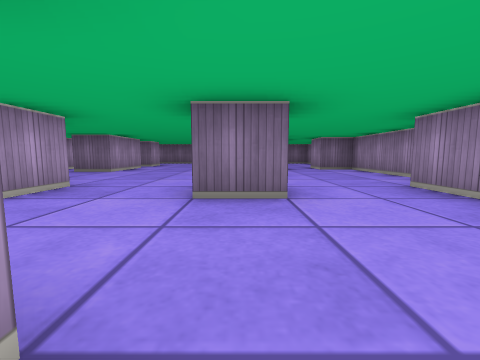
[1] (above)

22 first-person views from a walk through a cub3D ray-caster map. The camera is about half as high as the walls, tilts 6° down and sees 90° across. The floor is counted in squares. Each view is taken from the middle of a square. On the plan, view 1 faces up. The plan holds only what a view shows up to about 9 squares ahead; the rest is blank.

[2]
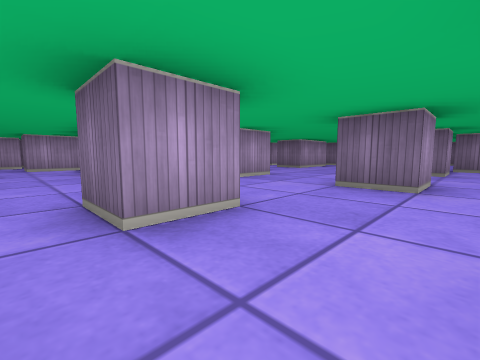

[3]
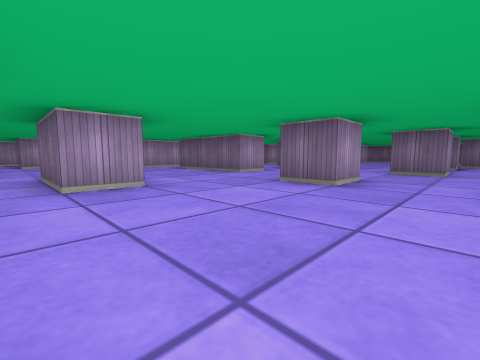

[4]
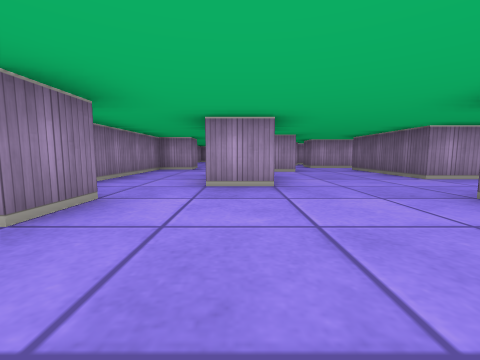

[5]
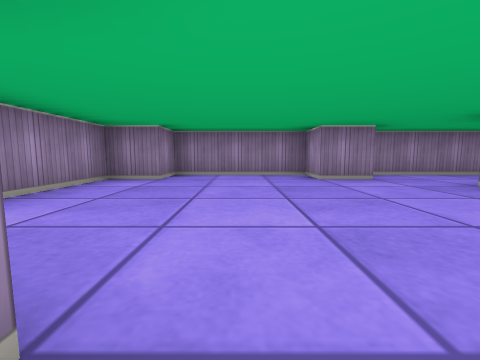

[6]
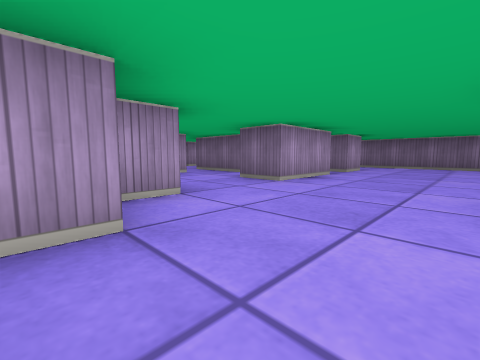

[7]
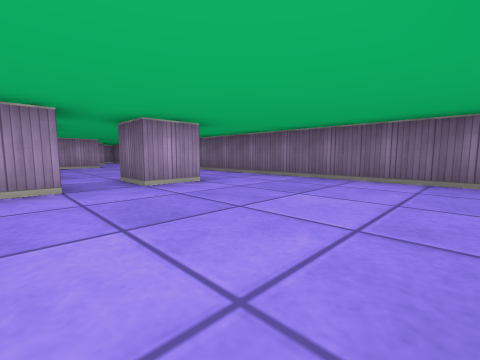

[8]
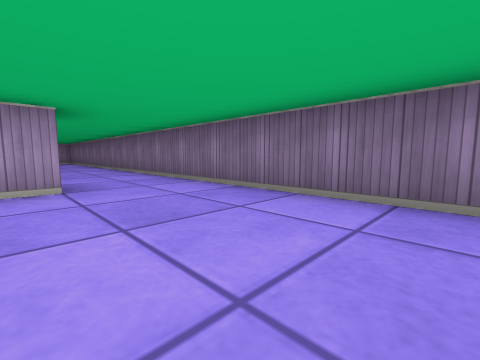

[9]
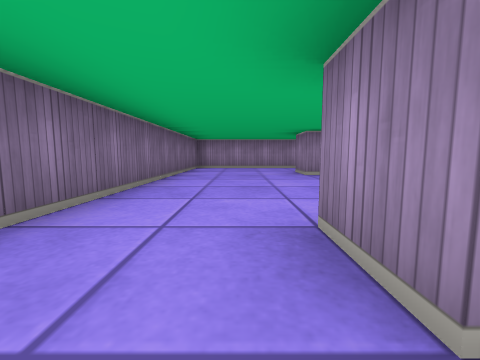

[10]
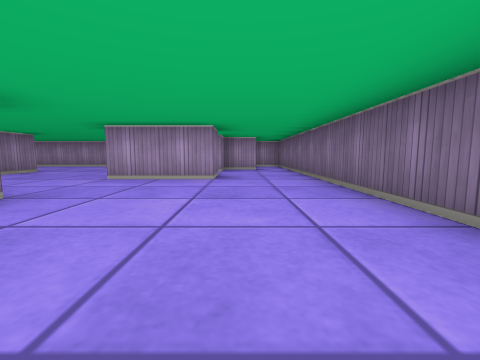

[11]
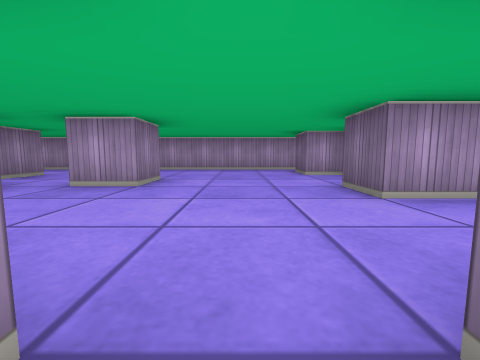

[12]
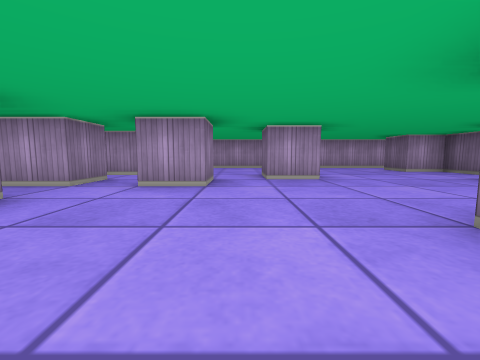

[13]
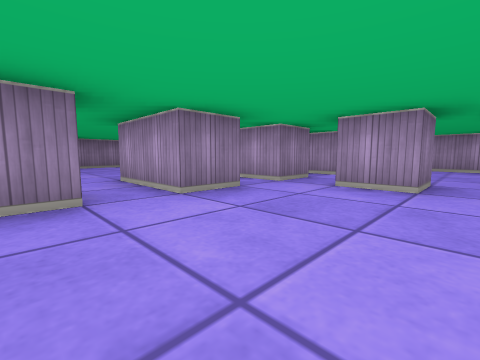

[14]
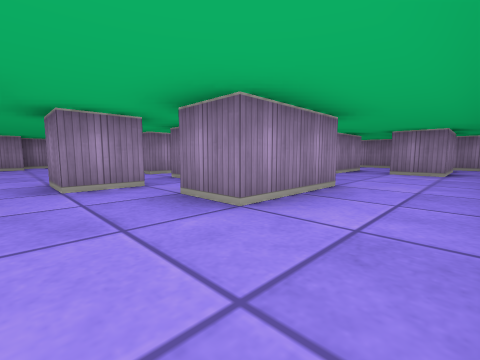

[15]
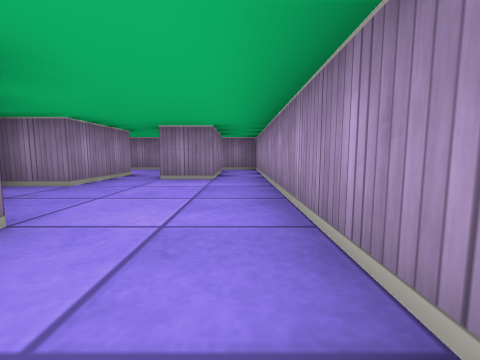

[16]
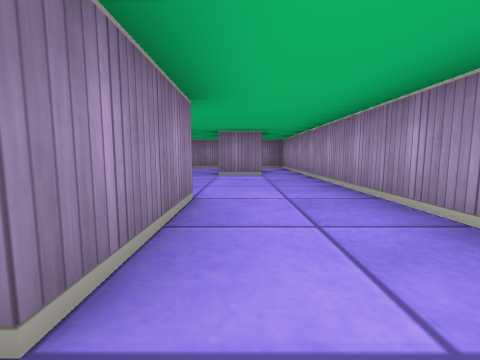

[17]
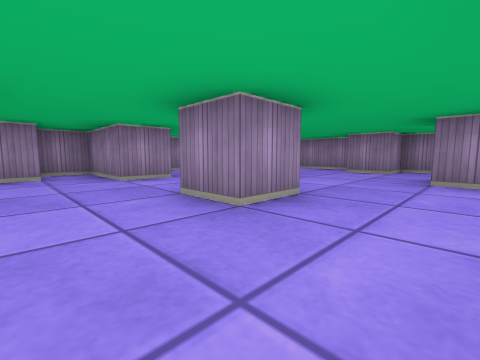

[18]
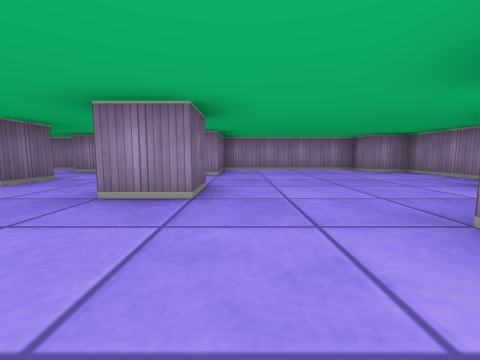

[19]
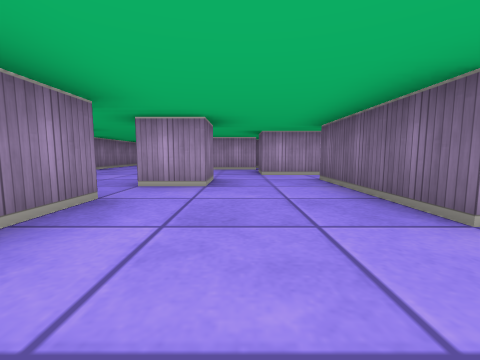

[20]
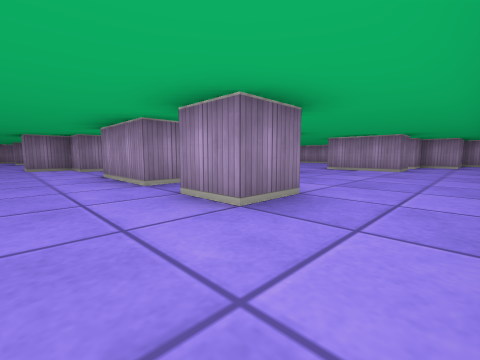

[21]
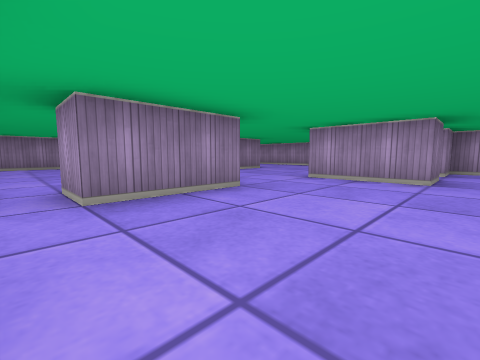

[22]
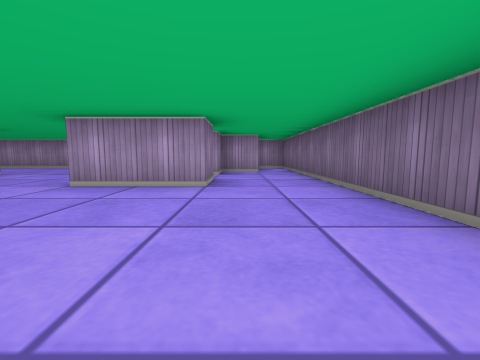

### Floor plan
Points are (right, up) in squares from view 1. A wall is a line through its corners. A room is listed if a view was taken in it or the views show most of it. See-through windows are left out.
Room 1 (views 1, 2, 3, 4, 5, 6, 7, 8, 9, 10, 17, 18, 19, 20, 21, 22)
walls: (-3.5, 1.6) (-3.5, 0.5) (-6.5, 0.5); (-3.5, 4.5) (-3.5, 3.5) (-2.5, 3.5) (-2.5, 2.5); (-1.5, 0.5) (-0.5, 0.5) (-0.5, -0.5) (-1.5, -0.5) (-1.5, 0.5); (0.5, 3.6) (0.5, 2.5) (-0.5, 2.5); (0.5, 6.5) (0.5, 5.5); (2.5, 1.4) (2.5, 3.5); (1, 7.5) (0.5, 7.5); (3.5, 4.1) (3.5, 7.5) (2.5, 7.5) (2.5, 8.5); (-4.1, 8.5) (-3.5, 8.5) (-3.5, 6.5); (-7.5, 0.5) (-7.5, -0.5) (-8.5, -0.5); (-4.5, -2.5) (-2.5, -2.5) (-2.5, -3.5) (-4.5, -3.5); (-6.5, -1.5) (-5.5, -1.5) (-5.5, -2.5); (0.5, 9.5) (1.5, 9.5); (-7.5, 8.5) (-5.5, 8.5); (-4.6, 10.5) (-3.5, 10.5) (-3.5, 9.5) (-4.5, 9.5); (3.5, 9) (3.5, 12.5) (-9.5, 12.5); (-9.5, -0.4) (-9.5, -3.5); (-7.5, -4.5) (-6.5, -4.5) (-6.5, -5.5) (-1.5, -5.5) (-1.5, -4.5) (-0.5, -4.5) (-0.5, -5.5) (2.5, -5.5) (2.5, -4.5) (3.5, -4.5) (3.5, -0.5) (1.5, -0.5) (1.5, 0.5) (3.5, 0.5) (3.5, 1.5); (-9.5, 10.5) (-9.5, 9.5); (-9.6, -5.5) (-7.9, -5.5)
ways out: opening at (-9, 0.5) to room 2; opening at (-8.5, 8.5) to room 2; opening at (-7, 1) to room 2; opening at (-5, 8) to room 2; opening at (-4, 2) to room 2; opening at (-4, 5.5) to room 2; opening at (-10, 11.5) to room 3; opening at (-10.5, -4.5) to room 4
Room 2 (views 11, 12, 13, 14, 15, 16)
walls: (-10.5, 2.4) (-10.5, 3.5) (-9.5, 3.5) (-9.5, 2.5); (-11.5, 5.5) (-10.5, 5.5) (-10.5, 4.5) (-11.5, 4.5); (-10.6, 1.5) (-9.5, 1.5) (-9.5, 0.5); (-11.5, 1.8) (-11.5, 0.9); (-8.5, 0.9) (-8.5, 1.5) (-7.5, 1.5) (-7.5, 0.5); (-6.6, 1.5) (-5, 1.5); (-12.5, 0.4) (-12.5, 2.5) (-11.5, 2.5); (-12.5, 8.5) (-13.5, 8.5); (-9.5, 9.5) (-9.5, 8.5) (-10.5, 8.5); (-4.5, 3.4) (-4.5, 4); (-11.5, 9.5) (-12.5, 9.5); (-4.1, 4.5) (-3.5, 4.5); (-5.5, 8.5) (-5.5, 7.5) (-7.5, 7.5); (-3.5, 2.8) (-3.5, 3.5); (-11.5, -2.5) (-11.5, -1.5) (-10.5, -1.5); (-14.5, 9.1) (-14.5, -2.5); (-3.5, 6.5) (-4.5, 6.5); (-13.5, -2.5) (-12.5, -2.5)
ways out: opening at (-9, 0.5) to room 1; opening at (-8.5, 8.5) to room 1; opening at (-7, 1) to room 1; opening at (-5, 8) to room 1; opening at (-4, 2) to room 1; opening at (-4, 5.5) to room 1; opening at (-11, 9.5) to room 3; opening at (-12, -3) to room 4; opening at (-14, -3.5) to room 5
Room 3 (no view inside)
walls: (-10.6, 10.5) (-9.5, 10.5); (-12.5, 9.5) (-12.5, 8.5); (-9.5, 12.5) (-14.5, 12.5) (-14.5, 11.6); (-14.1, 11.5) (-12.5, 11.5) (-12.5, 10.5) (-11.5, 10.5)
ways out: opening at (-10, 11.5) to room 1; opening at (-11, 9.5) to room 2
Room 4 (no view inside)
walls: (-11.5, -3.5) (-11.5, -2.5); (-9.5, -3.5) (-11.2, -3.5); (-12.5, -5.5) (-9.6, -5.5)
ways out: opening at (-10.5, -4.5) to room 1; opening at (-12, -3) to room 2; opening at (-13, -5) to room 5
Room 5 (no view inside)
walls: (-13.5, -4.5) (-13.5, -2.5); (-14.5, -2.5) (-14.5, -5.5) (-12.5, -5.5)
ways out: opening at (-14, -3.5) to room 2; opening at (-13, -5) to room 4

Where each view was taken, in squares from view 1:
view 1: 0 up, 0 right, facing up
view 2: 1 down, 1 right, facing up-left
view 3: 4 down, 1 right, facing up-left
view 4: 3 down, 1 right, facing left
view 5: 0 up, 1 right, facing down
view 6: 3 up, 1 left, facing up-left
view 7: 8 up, 0 right, facing up-left
view 8: 10 up, 0 right, facing up-left
view 9: 11 up, 5 left, facing right
view 10: 11 up, 5 left, facing left
view 11: 7 up, 7 left, facing left
view 12: 4 up, 6 left, facing left
view 13: 4 up, 6 left, facing down-left
view 14: 4 up, 14 left, facing down-right
view 15: 2 up, 14 left, facing down
view 16: 3 up, 13 left, facing down
view 17: 2 up, 3 left, facing down-right
view 18: 1 down, 4 left, facing right
view 19: 1 down, 2 left, facing left
view 20: 12 up, 2 left, facing down-left
view 21: 11 up, 5 left, facing down-left
view 22: 11 up, 6 left, facing left
